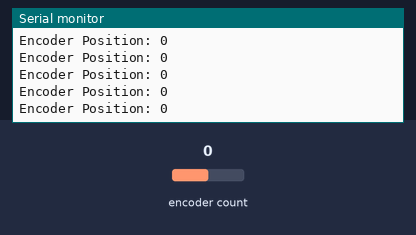
Bench run of a sketch on a simulated Arduino Uno, built with avr-gcc and run on an emulated ATmega328P. Shown: the last lines printed to the serial monitor. Inputs (shaded band) come from the test bench; at power-on: encoder count 0.

Above: at 1.2 s.
1.3 s: encoder count set to 1
At 1.31 s:
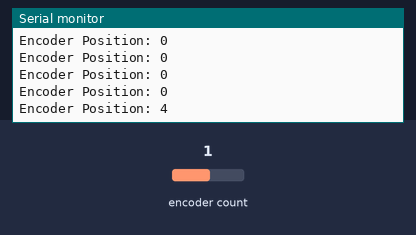
2.8 s: encoder count set to 2
At 2.82 s:
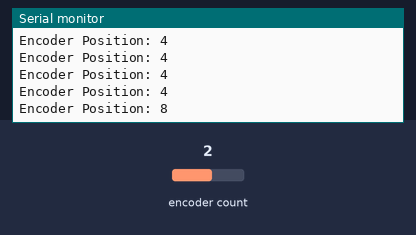
Timing chart, 0 to 5.8 s (numbered marks = the images above; inputs shaded):
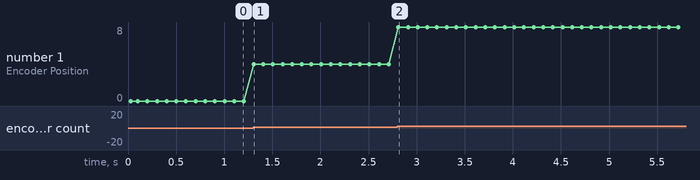

Measured:
- after the input at 1.3 s, the serial monitor: prints a new line at once (image 1)
- after the input at 2.8 s, the serial monitor: prints a new line at once (image 2)
- plotted number 1: 0 → 4 after the input at 1.3 s, 4 → 8 after the input at 2.8 s

The sketch:

EncoderTest.ino
```cpp
#include <Encoder.h>

// Define encoder pins
const int encoderPinA = 2;
const int encoderPinB = 3;

// Create encoder object
Encoder myEncoder(encoderPinA, encoderPinB);

void setup() {
  Serial.begin(9600);
  Serial.println("Encoder Test Initialized");

  // Enable internal pull-up resistors for encoder pins
  pinMode(encoderPinA, INPUT_PULLUP);
  pinMode(encoderPinB, INPUT_PULLUP);
}

void loop() {
  long position = myEncoder.read();
  Serial.print("Encoder Position: ");
  Serial.println(position);
  delay(100);
}
```
